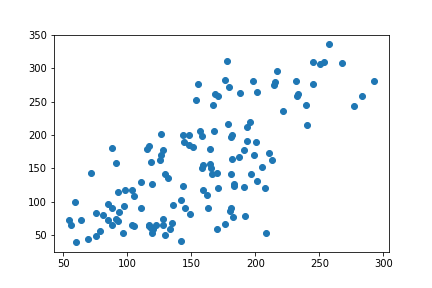

Write Python code to recreate this figure.
from sklearn.datasets import load_diabetes
from sklearn.linear_model import  LinearRegression
from sklearn.model_selection import train_test_split
import matplotlib.pyplot as plt 
from sklearn import preprocessing 

diabetes=load_diabetes()
X_raw=diabetes.data
y=diabetes.target

X_normalized=preprocessing.scale(X_raw)
X_train, X_test, y_train, y_test=train_test_split(X_normalized,y,test_size=0.3)
lr=LinearRegression()
lr.fit(X_train,y_train)
score=lr.score(X_test,y_test)
print(score)
#score=0.491914879849

plt.scatter(lr.predict(X_test),y_test)
plt.savefig("diabetes2.png")
plt.show()


#Conclusion: Normalization does not make the whole model better.
#Reason: Features range from 0.2 to 0.2, normalization doesn't make a difference.
